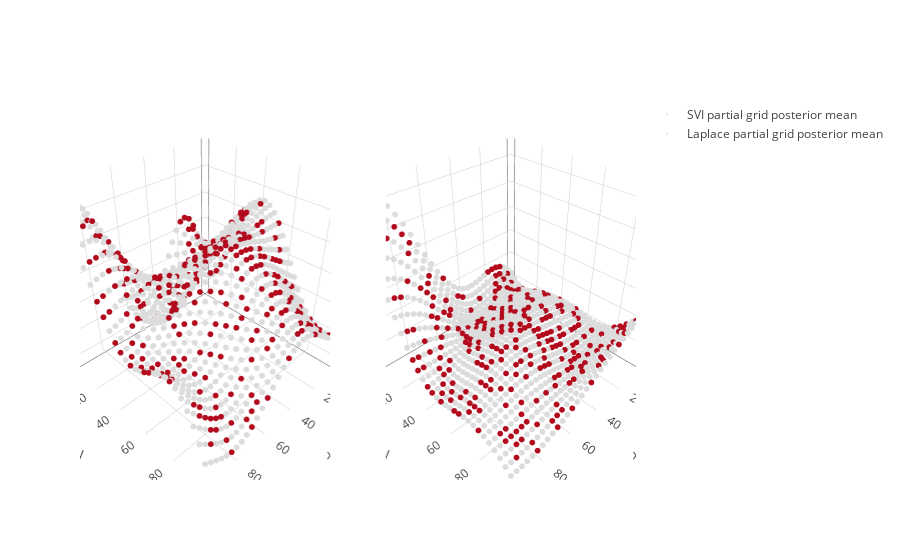

Notebook code for this chart:
### Markdown cell above
We can make predictions of the entire function below.

### Code cell
pred_svi = inf_svi.predict()
pred_lp = inf_lp.f_pred

trace_svi = go.Scatter3d(x = X[:,0], y = X[:,1], z=pred_svi, mode = 'markers', marker=dict(size = 2, color = color), name = "SVI partial grid posterior mean")
trace_lp = go.Scatter3d(x = X[:,0], y = X[:,1], z=pred_lp, mode = 'markers', marker=dict(size = 2, color = color), name = "Laplace partial grid posterior mean")
fig = tools.make_subplots(rows=1, cols=2, specs=[[{'is_3d': True}, {'is_3d': True}]])
fig.append_trace(trace_svi, 1, 1)
fig.append_trace(trace_lp, 1, 2)
iplot(fig)

### Figure 1 — Plotly figure (JSON) as saved in the notebook; plotly's stock layout.template omitted (floating-point values rounded to 4 significant figures; data arrays with more than 128 entries replaced by an {"elided": "..."} marker saying what was removed)
{"data": [{"marker": {"color": {"elided": "900 int values"}, "size": 2}, "mode": "markers", "name": "SVI partial grid posterior mean", "scene": "scene1", "type": "scatter3d", "x": {"elided": "900 float values"}, "y": {"elided": "900 float values"}, "z": {"elided": "900 float values"}}, {"marker": {"color": {"elided": "900 int values"}, "size": 2}, "mode": "markers", "name": "Laplace partial grid posterior mean", "scene": "scene2", "type": "scatter3d", "x": {"elided": "900 float values"}, "y": {"elided": "900 float values"}, "z": {"elided": "900 float values"}}], "layout": {"scene1": {"domain": {"x": [0, 0.45], "y": [0, 1]}}, "scene2": {"domain": {"x": [0.55, 1], "y": [0, 1]}}}}
